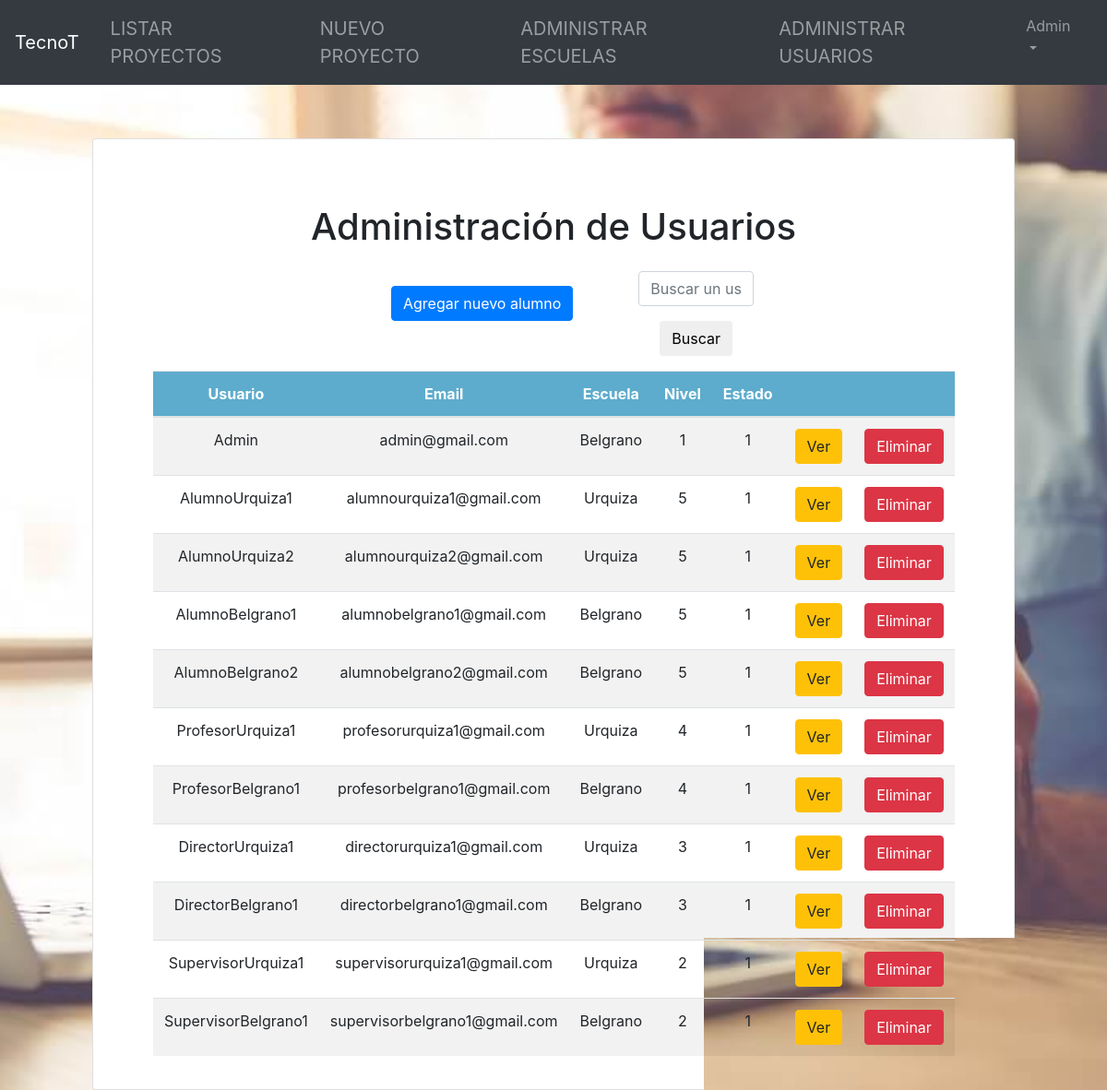
The page /index.php?c=user (signed in) on the database its author committed.
### tables this page shows
CREATE TABLE `users` (
  `uid` int(11) NOT NULL,
  `username` varchar(30) NOT NULL,
  `email` varchar(256) NOT NULL,
  `user_escuela` varchar(255) NOT NULL,
  `password` varchar(256) NOT NULL,
  `role` char(3) DEFAULT '5',
  `user_created_at` datetime DEFAULT CURRENT_TIMESTAMP,
  `user_status` char(3) DEFAULT '1'
);

### model/auth.php (called while the page is built, shortened)
<?php
class auth
{
public function userDetails($uid)
{
    try{
        $db = Database::StartUp();
        $stmt = $db->prepare("SELECT * FROM users WHERE uid=:uid");
        $stmt->bindParam("uid", $uid,PDO::PARAM_INT);
        $stmt->execute();
        $data = $stmt->fetch(PDO::FETCH_OBJ);
        return $data;
    }
    catch(PDOException $e) {
        echo '{"error":{"text":'. $e->getMessage() .'}}';
    }
}
}

### model/database.php (called while the page is built, shortened)
<?php
class Database
{
    public static function StartUp()
    {
        $dbhost=DB_SERVER;
        $dbuser=DB_USERNAME;
        $dbpass=DB_PASSWORD;
        $dbname=DB_DATABASE;
        $pdo = new PDO("mysql:host=$dbhost;dbname=$dbname;charset=utf8", $dbuser, $dbpass);
        $pdo->setAttribute(PDO::ATTR_ERRMODE, PDO::ERRMODE_EXCEPTION);
        return $pdo;
    }
}
?>

### model/user.php (called while the page is built, shortened)
<?php
class user
{
	private $pdo;
    private $db_table_name = "users";
	public function __CONSTRUCT()
	{
		try
		{
			$this->pdo = Database::StartUp();
		}
		catch(Exception $e)
		{
			die($e->getMessage());
		}
	}
	public function SearchAndListAllUsers($valueToSearch)
	{
		$search = $valueToSearch;
		if($search != ""){
			try{
				$result = array();
				$stm = $this->pdo->prepare("SELECT * FROM $this->db_table_name WHERE CONCAT(`username`, `email`) LIKE '%$search%' ");
				$stm->bindParam(":uid",$uid);
				$stm->execute();
				return $stm->fetchAll(PDO::FETCH_OBJ);
			}
			catch(Exception $e){
				die($e->getMessage());
			}
		}
		else{
			try{
				$stm = $this->pdo->prepare("SELECT * FROM $this->db_table_name");
				$stm->execute();
				return $stm->fetchAll(PDO::FETCH_OBJ);
			}
			catch(Exception $e){
				die($e->getMessage());
			}
		}
	}
}

### view/user/user.view.php (the view, shortened to what this page needs)
<div class="card col-md-10 offset-md-1" style="margin-top: 150px;">
    <div class="card-body" style="padding-top: 55px;">
        <div class="container-fluid text-center">
        <h1 class="page-header text-center p-3">Administración de Usuarios</h1>
        <form action="" method="post">
        <div class="row">
            <div class="col-md-3"></div>
            <div class="col-md-4">
                <div class="container p-3">
                    <a class="btn btn-primary pull-right" href="?c=user&a=Edit">Agregar nuevo alumno</a>
                </div>
            </div>
            <div class="col-md-2">
                <div class="form-group">
                    <input class="form-control" type="text" name="valueToSearch" placeholder="Buscar un usuario">
                </div>
                <div class="form-group">
                    <input class="btn" type="submit" name="search" value="Buscar">
                </div>
            </div>
        </div>
            <div class="table-responsive container">
                <table class="table table-striped  table-hover" id="tabla">
                    <thead>
                        <tr>
                            <th class="custom-table-1" style="width:180px;">Usuario</th>
                            <th class="custom-table-1" style="width:120px;">Email</th>
                            <th class="custom-table-1" style="width:120px;">Escuela</th>
                            <th class="custom-table-1" style="width:120px;">Nivel</th>
                            <th class="custom-table-1" style="width:120px;">Estado</th>
                            <th class="custom-table-1" style="width:60px;"></th>
                            <th class="custom-table-1" style="width:60px;"></th>
                        </tr>
                    </thead>
                    <tbody>
                    <?php
                    if (isset($_POST['search']))
                    {
                        $valueToSearch = $_POST['valueToSearch'];
                    }
                    else
                    {
                        $valueToSearch = "";
                    }
                    ?>
                    <?php foreach($this->model->SearchAndListAllUsers($valueToSearch) as $r): ?>
                        <tr>
                            <td><?php echo $r->username; ?></td>
                            <td><?php echo $r->email; ?></td>
                            <td><?php echo $r->user_escuela; ?></td>
                            <td><?php echo $r->role; ?></td>
                            <td><?php echo $r->user_status; ?></td>
                            <td>
                                <a  class="btn btn-warning" href="?c=user&a=Edit&uid=<?php echo $r->uid; ?>">Ver</a>
                            </td>
                            <td>
                                <a  class="btn btn-danger" onclick="javascript:return confirm('¿Seguro de eliminar este registro?');" href="?c=user&a=Delete&uid=<?php echo $r->uid; ?>">Eliminar</a>
                            </td>
                        </tr>
                    <?php endforeach; ?>
                    </tbody>
                </table>
            </div>
        </form>
        </div>
        </div>
    </div>
</body>
</html>

### index.php (shortened to what this page needs)
<?php
require_once 'model/database.php';
$controller = 'welcome';
if(!isset($_REQUEST['c']))
{
    require_once "controller/$controller.controller.php";
    $controller = ucwords($controller) . 'Controller';
    $controller = new $controller;
    $controller->Index();
}
else
{
    $accion = isset($_REQUEST['a']) ? $_REQUEST['a'] : 'Index';
    $controller = new $controller;
    call_user_func( array( $controller, $accion ) );
}

### controller/user.controller.php (shortened to what this page needs)
<?php
require_once 'model/user.php';
class userController extends coreController{
    public function __CONSTRUCT(){
        $this->model = new user();
    }
    public function Index(){
        if(!empty($_SESSION['uid'])){
            $session_uid=$_SESSION['uid'];
            $auth = new auth();
            $userDetails=$auth->userDetails($session_uid);
            $userLevel = $userDetails->role;
            $userStatus = $userDetails->user_status;
            if($userStatus == "1"){
                if($userLevel == "1"){
                    require_once 'view/header.view.php';
                    require_once 'view/menu/menu.admin.view.php';
                    require_once 'view/user/user.view.php';
                }
                elseif($userLevel == "2"){
                    require_once 'view/header.view.php';
                    require_once 'view/menu/menu.supervisor.view.php';
                    require_once 'view/user/user.allinschool.view.php';
                    require_once 'view/footer.view.php';
                }
                elseif($userLevel == "3"){
                    require_once 'view/header.view.php';
                    require_once 'view/menu/menu.directivo.view.php';
                    require_once 'view/user/user.allinschool.view.php';
                    require_once 'view/footer.view.php';
                }
                elseif($userLevel == "4"){
                    require_once 'view/header.view.php';
                    require_once 'view/menu/menu.docente.view.php';
                    require_once 'view/user/user.allinschool.view.php';
                    require_once 'view/footer.view.php';
                }
            }
            else{
                $url= '?c=welcome';
                header("Location: $url");
            }
        }
        else{
            $url= '?c=welcome';
            header("Location: $url");
        }
    }
}

### view/header.view.php (shortened to what this page needs)
<!DOCTYPE html>
<html lang="es">
	<head>
        <link rel="stylesheet" href="assets/css/bootstrap.min.css" />
        <link rel="stylesheet" href="assets/css/master-style.css" />
</head>
<body>

### view/menu/menu.admin.view.php (shortened to what this page needs)
<nav class="navbar navbar-expand-md bg-dark navbar-dark justify-content-center fixed-top">
    <a class="navbar-brand" href="index.php">TecnoT</a>
    <div class="collapse navbar-collapse justify-content-center" id="collapsibleNavbar">
      <ul class="navbar-nav">
      <li class="nav-item">
          <a class="nav-item-custom-1 nav-link" href="?c=project">LISTAR PROYECTOS</a>
        </li>
        <li class="nav-item">
          <a class="nav-item-custom-1 nav-link" href="?c=project&a=Edit">NUEVO PROYECTO</a>
        </li>
        <li class="nav-item">
          <a class="nav-item-custom-1 nav-link" href="?c=school">ADMINISTRAR ESCUELAS</a>
        </li>
        <li class="nav-item">
          <a class="nav-item-custom-1 nav-link" href="?c=user">ADMINISTRAR USUARIOS</a>
        </li>
        <li class="nav-item dropdown">
          <a class="nav-link dropdown-toggle" href="#" id="navbarDropdownMenuLink" data-toggle="dropdown" aria-haspopup="true" aria-expanded="false">
            <?php echo $userDetails->username ?>
          </a>
        </li>
      </ul>
    </div>
</nav>

### assets/css/master-style.css (style rules this page uses)
body { background-image: url(../images/bg.jpg); background-attachment: fixed; background-position: center; background-repeat: no-repeat; background-size: cover; }
.custom-table-1 { background-color: #5DACCD; color:#fff }
.nav-item-custom-1 { font-size: 20PX; margin-left: 10px; margin-right: 10px; }

### rows shown on the page
users: username "Admin", email "admin@gmail.com", user_escuela "Belgrano", role "1", user_status "1"
users: username "AlumnoUrquiza1", email "alumnourquiza1@gmail.com", user_escuela "Urquiza", role "5", user_status "1"
users: username "AlumnoUrquiza2", email "alumnourquiza2@gmail.com", user_escuela "Urquiza", role "5", user_status "1"
users: username "AlumnoBelgrano1", email "alumnobelgrano1@gmail.com", user_escuela "Belgrano", role "5", user_status "1"
users: username "AlumnoBelgrano2", email "alumnobelgrano2@gmail.com", user_escuela "Belgrano", role "5", user_status "1"
users: username "ProfesorUrquiza1", email "profesorurquiza1@gmail.com", user_escuela "Urquiza", role "4", user_status "1"
users: username "ProfesorBelgrano1", email "profesorbelgrano1@gmail.com", user_escuela "Belgrano", role "4", user_status "1"
users: username "DirectorUrquiza1", email "directorurquiza1@gmail.com", user_escuela "Urquiza", role "3", user_status "1"
users: username "DirectorBelgrano1", email "directorbelgrano1@gmail.com", user_escuela "Belgrano", role "3", user_status "1"
users: username "SupervisorUrquiza1", email "supervisorurquiza1@gmail.com", user_escuela "Urquiza", role "2", user_status "1"
users: username "SupervisorBelgrano1", email "supervisorbelgrano1@gmail.com", user_escuela "Belgrano", role "2", user_status "1"
